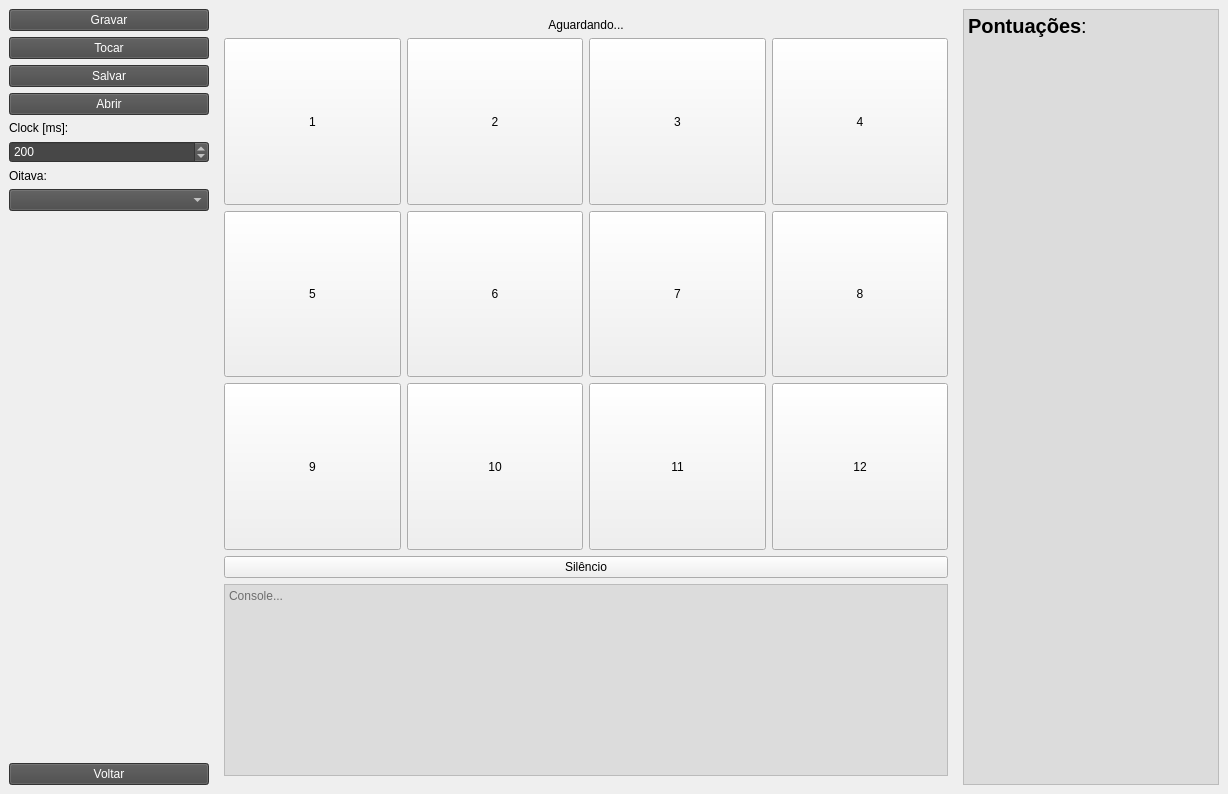
<?xml version="1.0" encoding="UTF-8"?>
<ui version="4.0">
 <class>MainWindow</class>
 <widget class="QMainWindow" name="MainWindow">
  <property name="geometry">
   <rect>
    <x>0</x>
    <y>0</y>
    <width>1228</width>
    <height>794</height>
   </rect>
  </property>
  <property name="windowTitle">
   <string>GeniUT</string>
  </property>
  <property name="windowIcon">
   <iconset resource="resources.qrc">
    <normaloff>:/Images/ProgramIcon.png</normaloff>:/Images/ProgramIcon.png</iconset>
  </property>
  <property name="styleSheet">
   <string notr="true">#MainWindow{
	border-image: url(:/Images/Background.png) 0 0 0 0 stretch stretch;
}

QLabel{
	font: 15pt &quot;Consolas&quot;;
	color: rgb(0, 0, 0);
}
#labelInfo{
	font: 20pt &quot;Consolas&quot;;
	color: rgb(0, 0, 0);
}

QPushButton::enabled{
	font: 20pt &quot;Source Code Pro&quot;;
	color: rgb(255, 255, 255);
	background-color: rgb(71, 71, 71);
}

QPushButton::disabled{
	font: 20pt &quot;Source Code Pro&quot;;
	color: rgb(255, 255, 255);
	background-color: rgb(200, 200, 200);
}

QTextEdit{
	font: 15pt &quot;Consolas&quot;;
	color: rgb(0, 0, 0);
	background-color: rgba(200, 200, 200,0.5);
}

QSpinBox{
	font: 15pt &quot;Consolas&quot;;
	color: rgb(255, 255, 255);
	background-color: rgb(71, 71, 71);
}

QComboBox{
	font: 15pt &quot;Consolas&quot;;
	color: rgb(255, 255, 255);
	background-color: rgb(71, 71, 71);
}</string>
  </property>
  <widget class="QWidget" name="centralwidget">
   <layout class="QHBoxLayout" name="horizontalLayout">
    <item>
     <layout class="QVBoxLayout" name="layoutButtons">
      <item>
       <widget class="QPushButton" name="buttonRecord">
        <property name="text">
         <string>Gravar</string>
        </property>
       </widget>
      </item>
      <item>
       <widget class="QPushButton" name="buttonPlay">
        <property name="text">
         <string>Tocar</string>
        </property>
       </widget>
      </item>
      <item>
       <widget class="QPushButton" name="buttonSave">
        <property name="sizePolicy">
         <sizepolicy hsizetype="Preferred" vsizetype="Preferred">
          <horstretch>0</horstretch>
          <verstretch>0</verstretch>
         </sizepolicy>
        </property>
        <property name="text">
         <string>Salvar</string>
        </property>
       </widget>
      </item>
      <item>
       <widget class="QPushButton" name="buttonOpen">
        <property name="sizePolicy">
         <sizepolicy hsizetype="Preferred" vsizetype="Preferred">
          <horstretch>0</horstretch>
          <verstretch>0</verstretch>
         </sizepolicy>
        </property>
        <property name="text">
         <string>Abrir</string>
        </property>
       </widget>
      </item>
      <item>
       <widget class="QLabel" name="labelClock">
        <property name="text">
         <string>Clock [ms]:</string>
        </property>
       </widget>
      </item>
      <item>
       <widget class="QSpinBox" name="spinClock">
        <property name="sizePolicy">
         <sizepolicy hsizetype="Preferred" vsizetype="Preferred">
          <horstretch>0</horstretch>
          <verstretch>0</verstretch>
         </sizepolicy>
        </property>
        <property name="minimumSize">
         <size>
          <width>200</width>
          <height>0</height>
         </size>
        </property>
        <property name="minimum">
         <number>10</number>
        </property>
        <property name="maximum">
         <number>5000</number>
        </property>
        <property name="value">
         <number>200</number>
        </property>
       </widget>
      </item>
      <item>
       <widget class="QLabel" name="labelOctave">
        <property name="text">
         <string>Oitava:</string>
        </property>
       </widget>
      </item>
      <item>
       <widget class="QComboBox" name="comboOctave"/>
      </item>
      <item>
       <spacer name="verticalSpacer">
        <property name="orientation">
         <enum>Qt::Orientation::Vertical</enum>
        </property>
        <property name="sizeHint" stdset="0">
         <size>
          <width>20</width>
          <height>40</height>
         </size>
        </property>
       </spacer>
      </item>
      <item>
       <widget class="QPushButton" name="buttonBack">
        <property name="sizePolicy">
         <sizepolicy hsizetype="Preferred" vsizetype="Preferred">
          <horstretch>0</horstretch>
          <verstretch>0</verstretch>
         </sizepolicy>
        </property>
        <property name="text">
         <string>Voltar</string>
        </property>
        <property name="shortcut">
         <string>M</string>
        </property>
       </widget>
      </item>
     </layout>
    </item>
    <item>
     <widget class="QWidget" name="widgetTones" native="true">
      <property name="styleSheet">
       <string notr="true">QPushButton{
	font: 20pt &quot;Source Code Pro&quot;;
	color: rgb(0, 0, 0);
	background-color: rgb(240, 240, 240);
}

QPushButton:pressed { background-color: red; }

QPushButton::disabled{
	font: 20pt &quot;Source Code Pro&quot;;
	color: rgb(0, 0, 0);
	background-color: rgb(50, 50, 50);
}</string>
      </property>
      <layout class="QVBoxLayout" name="verticalLayout">
       <item>
        <widget class="QLabel" name="labelInfo">
         <property name="text">
          <string>Aguardando...</string>
         </property>
         <property name="alignment">
          <set>Qt::AlignmentFlag::AlignCenter</set>
         </property>
        </widget>
       </item>
       <item>
        <layout class="QGridLayout" name="gridLayout">
         <item row="0" column="0">
          <widget class="QPushButton" name="button1">
           <property name="sizePolicy">
            <sizepolicy hsizetype="Expanding" vsizetype="Expanding">
             <horstretch>0</horstretch>
             <verstretch>0</verstretch>
            </sizepolicy>
           </property>
           <property name="text">
            <string>1</string>
           </property>
           <property name="autoDefault">
            <bool>false</bool>
           </property>
           <property name="default">
            <bool>false</bool>
           </property>
          </widget>
         </item>
         <item row="2" column="2">
          <widget class="QPushButton" name="button11">
           <property name="sizePolicy">
            <sizepolicy hsizetype="Expanding" vsizetype="Expanding">
             <horstretch>0</horstretch>
             <verstretch>0</verstretch>
            </sizepolicy>
           </property>
           <property name="text">
            <string>11</string>
           </property>
          </widget>
         </item>
         <item row="2" column="3">
          <widget class="QPushButton" name="button12">
           <property name="sizePolicy">
            <sizepolicy hsizetype="Expanding" vsizetype="Expanding">
             <horstretch>0</horstretch>
             <verstretch>0</verstretch>
            </sizepolicy>
           </property>
           <property name="text">
            <string>12</string>
           </property>
          </widget>
         </item>
         <item row="2" column="1">
          <widget class="QPushButton" name="button10">
           <property name="sizePolicy">
            <sizepolicy hsizetype="Expanding" vsizetype="Expanding">
             <horstretch>0</horstretch>
             <verstretch>0</verstretch>
            </sizepolicy>
           </property>
           <property name="text">
            <string>10</string>
           </property>
          </widget>
         </item>
         <item row="2" column="0">
          <widget class="QPushButton" name="button9">
           <property name="sizePolicy">
            <sizepolicy hsizetype="Expanding" vsizetype="Expanding">
             <horstretch>0</horstretch>
             <verstretch>0</verstretch>
            </sizepolicy>
           </property>
           <property name="styleSheet">
            <string notr="true"/>
           </property>
           <property name="text">
            <string>9</string>
           </property>
          </widget>
         </item>
         <item row="0" column="1">
          <widget class="QPushButton" name="button2">
           <property name="sizePolicy">
            <sizepolicy hsizetype="Expanding" vsizetype="Expanding">
             <horstretch>0</horstretch>
             <verstretch>0</verstretch>
            </sizepolicy>
           </property>
           <property name="text">
            <string>2</string>
           </property>
          </widget>
         </item>
         <item row="1" column="0">
          <widget class="QPushButton" name="button5">
           <property name="sizePolicy">
            <sizepolicy hsizetype="Expanding" vsizetype="Expanding">
             <horstretch>0</horstretch>
             <verstretch>0</verstretch>
            </sizepolicy>
           </property>
           <property name="text">
            <string>5</string>
           </property>
          </widget>
         </item>
         <item row="1" column="2">
          <widget class="QPushButton" name="button7">
           <property name="sizePolicy">
            <sizepolicy hsizetype="Expanding" vsizetype="Expanding">
             <horstretch>0</horstretch>
             <verstretch>0</verstretch>
            </sizepolicy>
           </property>
           <property name="text">
            <string>7</string>
           </property>
          </widget>
         </item>
         <item row="0" column="3">
          <widget class="QPushButton" name="button4">
           <property name="sizePolicy">
            <sizepolicy hsizetype="Expanding" vsizetype="Expanding">
             <horstretch>0</horstretch>
             <verstretch>0</verstretch>
            </sizepolicy>
           </property>
           <property name="text">
            <string>4</string>
           </property>
          </widget>
         </item>
         <item row="1" column="3">
          <widget class="QPushButton" name="button8">
           <property name="sizePolicy">
            <sizepolicy hsizetype="Expanding" vsizetype="Expanding">
             <horstretch>0</horstretch>
             <verstretch>0</verstretch>
            </sizepolicy>
           </property>
           <property name="text">
            <string>8</string>
           </property>
          </widget>
         </item>
         <item row="0" column="2">
          <widget class="QPushButton" name="button3">
           <property name="sizePolicy">
            <sizepolicy hsizetype="Expanding" vsizetype="Expanding">
             <horstretch>0</horstretch>
             <verstretch>0</verstretch>
            </sizepolicy>
           </property>
           <property name="text">
            <string>3</string>
           </property>
          </widget>
         </item>
         <item row="1" column="1">
          <widget class="QPushButton" name="button6">
           <property name="sizePolicy">
            <sizepolicy hsizetype="Expanding" vsizetype="Expanding">
             <horstretch>0</horstretch>
             <verstretch>0</verstretch>
            </sizepolicy>
           </property>
           <property name="text">
            <string>6</string>
           </property>
          </widget>
         </item>
        </layout>
       </item>
       <item>
        <widget class="QPushButton" name="buttonSilence">
         <property name="sizePolicy">
          <sizepolicy hsizetype="Expanding" vsizetype="Preferred">
           <horstretch>0</horstretch>
           <verstretch>0</verstretch>
          </sizepolicy>
         </property>
         <property name="text">
          <string>Silêncio</string>
         </property>
        </widget>
       </item>
       <item>
        <widget class="QTextEdit" name="textConsole">
         <property name="sizePolicy">
          <sizepolicy hsizetype="Expanding" vsizetype="Minimum">
           <horstretch>0</horstretch>
           <verstretch>0</verstretch>
          </sizepolicy>
         </property>
         <property name="placeholderText">
          <string>Console...</string>
         </property>
        </widget>
       </item>
      </layout>
     </widget>
    </item>
    <item>
     <layout class="QVBoxLayout" name="verticalLayout_3">
      <item>
       <widget class="QTextEdit" name="textScores">
        <property name="sizePolicy">
         <sizepolicy hsizetype="Minimum" vsizetype="Expanding">
          <horstretch>0</horstretch>
          <verstretch>0</verstretch>
         </sizepolicy>
        </property>
        <property name="focusPolicy">
         <enum>Qt::FocusPolicy::ClickFocus</enum>
        </property>
        <property name="acceptDrops">
         <bool>false</bool>
        </property>
        <property name="html">
         <string>&lt;!DOCTYPE HTML PUBLIC &quot;-//W3C//DTD HTML 4.0//EN&quot; &quot;http://www.w3.org/TR/REC-html40/strict.dtd&quot;&gt;
&lt;html&gt;&lt;head&gt;&lt;meta name=&quot;qrichtext&quot; content=&quot;1&quot; /&gt;&lt;meta charset=&quot;utf-8&quot; /&gt;&lt;style type=&quot;text/css&quot;&gt;
p, li { white-space: pre-wrap; }
hr { height: 1px; border-width: 0; }
li.unchecked::marker { content: &quot;\2610&quot;; }
li.checked::marker { content: &quot;\2612&quot;; }
&lt;/style&gt;&lt;/head&gt;&lt;body style=&quot; font-family:'Consolas'; font-size:15pt; font-weight:400; font-style:normal;&quot;&gt;
&lt;p style=&quot; margin-top:0px; margin-bottom:0px; margin-left:0px; margin-right:0px; -qt-block-indent:0; text-indent:0px;&quot;&gt;&lt;span style=&quot; font-weight:700;&quot;&gt;Pontuações&lt;/span&gt;:&lt;/p&gt;&lt;/body&gt;&lt;/html&gt;</string>
        </property>
        <property name="textInteractionFlags">
         <set>Qt::TextInteractionFlag::TextSelectableByKeyboard|Qt::TextInteractionFlag::TextSelectableByMouse</set>
        </property>
       </widget>
      </item>
     </layout>
    </item>
   </layout>
  </widget>
 </widget>
 <tabstops>
  <tabstop>buttonRecord</tabstop>
  <tabstop>buttonPlay</tabstop>
  <tabstop>buttonSave</tabstop>
  <tabstop>buttonOpen</tabstop>
  <tabstop>spinClock</tabstop>
  <tabstop>comboOctave</tabstop>
  <tabstop>buttonBack</tabstop>
  <tabstop>button1</tabstop>
  <tabstop>button2</tabstop>
  <tabstop>button3</tabstop>
  <tabstop>button4</tabstop>
  <tabstop>button5</tabstop>
  <tabstop>button6</tabstop>
  <tabstop>button7</tabstop>
  <tabstop>button8</tabstop>
  <tabstop>button9</tabstop>
  <tabstop>button10</tabstop>
  <tabstop>button11</tabstop>
  <tabstop>button12</tabstop>
  <tabstop>buttonSilence</tabstop>
  <tabstop>textConsole</tabstop>
 </tabstops>
 <resources>
  <include location="resources.qrc"/>
 </resources>
 <connections/>
</ui>
